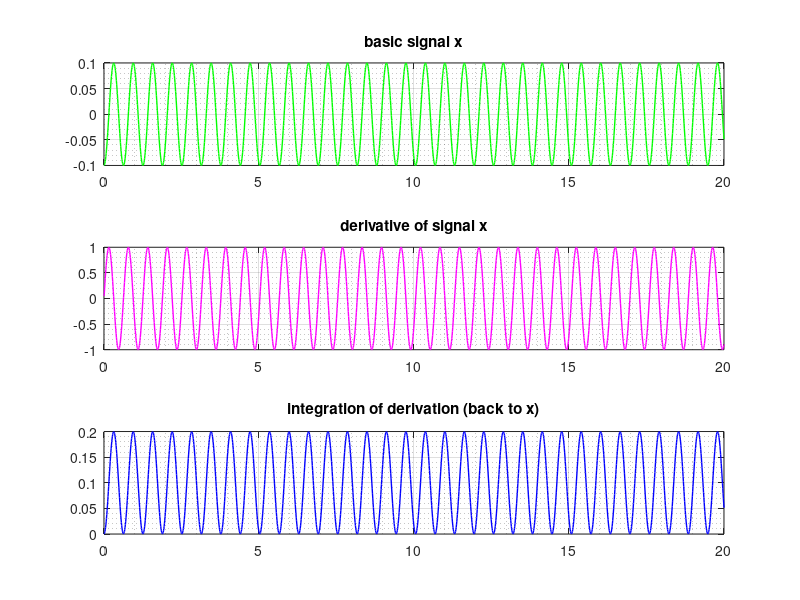

Recreate this plot in MATLAB.
function testDifferentiateIntegrate()
close all;

fs = 100;
dt = 1/fs;
te = 20;
t = 0:dt:te;
% x = sin(2*pi*fs.*t) - 0.1*cos(t*10) + randn(1,length(t));
x = sin(2*pi*fs.*t) - 0.1*cos(t*10);

xg = gradient(x,dt);
xgc = cumtrapz(t,xg);

figure('units','normalized','outerposition',[0.2 0.2 0.8 0.8])
subplot(3,1,1);
plot(t,x,'g','LineWidth',1); grid on; grid minor; title('basic signal x');
subplot(3,1,2);
plot(t,xg,'m','LineWidth',1); grid on; grid minor; title('derivative of signal x');
subplot(3,1,3);
plot(t,xgc,'b','LineWidth',1); grid on; grid minor; title('integration of derivation (back to x)');

end

% % Exact Solution
% a = -1; b = 1;
% Iab = 1/4*(b^4-a^4 ) + 2/3*(b^3-a^3 ) - 1/2*(b^2-a^2 ) + 3*(b-a)
% % Method 1
% avg_y = y(1:length(x)-1) + diff(y)/2;
% A1 = sum(diff(x).*avg_y)
% % Method 2
% A2 = quad(@myfunc, -1,1)
% % Method 3
% A3 = quadl(@myfunc, -1,1)